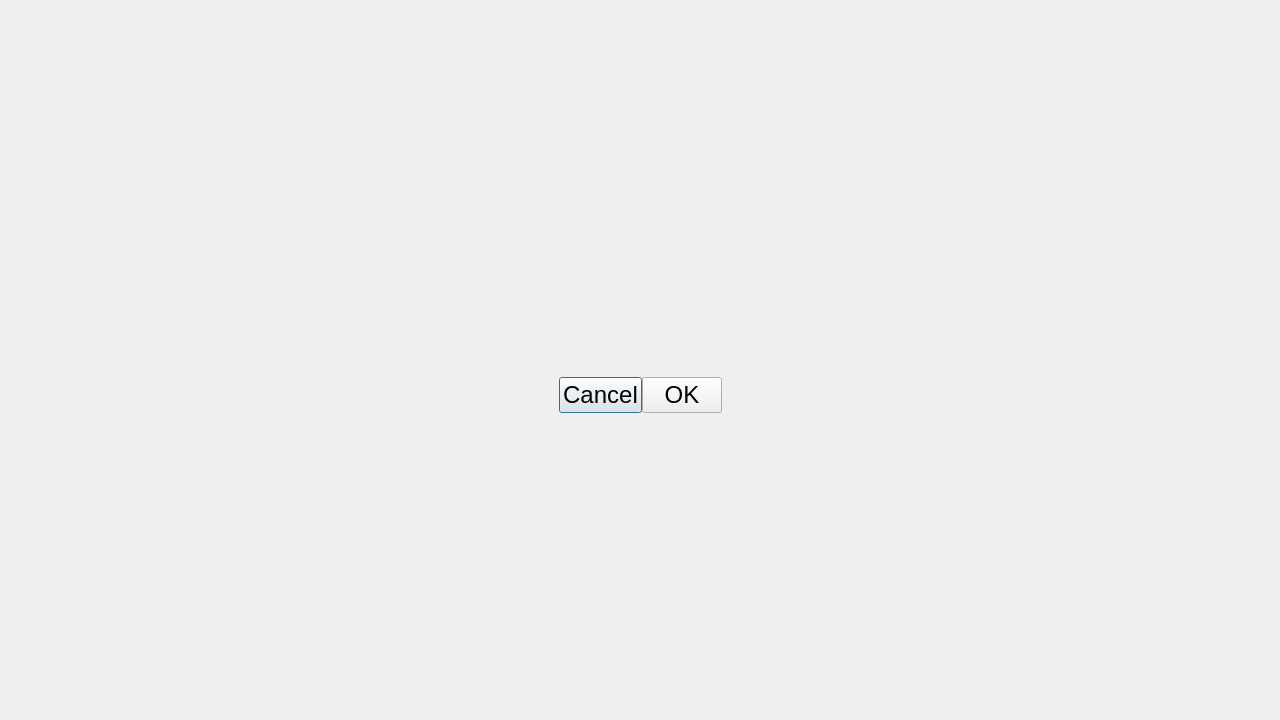
<?xml version="1.0" encoding="UTF-8"?>
<ui version="4.0">
 <class>OverlayDialog</class>
 <widget class="QDialog" name="OverlayDialog">
  <property name="geometry">
   <rect>
    <x>0</x>
    <y>0</y>
    <width>1280</width>
    <height>720</height>
   </rect>
  </property>
  <property name="windowTitle">
   <string>Dialog</string>
  </property>
  <property name="styleSheet">
   <string notr="true"/>
  </property>
  <layout class="QVBoxLayout" name="verticalLayout">
   <property name="spacing">
    <number>0</number>
   </property>
   <property name="leftMargin">
    <number>0</number>
   </property>
   <property name="topMargin">
    <number>0</number>
   </property>
   <property name="rightMargin">
    <number>0</number>
   </property>
   <property name="bottomMargin">
    <number>0</number>
   </property>
   <item>
    <widget class="QStackedWidget" name="stackedDialog">
     <property name="currentIndex">
      <number>0</number>
     </property>
     <widget class="QWidget" name="lineDialog">
      <layout class="QGridLayout" name="lineDialogGridLayout" rowstretch="1,0,1" columnstretch="1,0,1">
       <property name="leftMargin">
        <number>0</number>
       </property>
       <property name="topMargin">
        <number>0</number>
       </property>
       <property name="rightMargin">
        <number>0</number>
       </property>
       <property name="bottomMargin">
        <number>0</number>
       </property>
       <property name="spacing">
        <number>0</number>
       </property>
       <item row="1" column="1">
        <widget class="QWidget" name="contentDialog" native="true">
         <layout class="QVBoxLayout" name="verticalLayout_2">
          <property name="spacing">
           <number>10</number>
          </property>
          <property name="leftMargin">
           <number>40</number>
          </property>
          <property name="topMargin">
           <number>30</number>
          </property>
          <property name="rightMargin">
           <number>40</number>
          </property>
          <property name="bottomMargin">
           <number>30</number>
          </property>
          <item>
           <widget class="QLabel" name="label_title">
            <property name="font">
             <font>
              <pointsize>14</pointsize>
             </font>
            </property>
            <property name="alignment">
             <set>Qt::AlignBottom|Qt::AlignLeading|Qt::AlignLeft</set>
            </property>
           </widget>
          </item>
          <item>
           <widget class="QLabel" name="label_dialog">
            <property name="font">
             <font>
              <pointsize>18</pointsize>
             </font>
            </property>
            <property name="alignment">
             <set>Qt::AlignCenter</set>
            </property>
            <property name="wordWrap">
             <bool>true</bool>
            </property>
           </widget>
          </item>
          <item>
           <widget class="QWidget" name="buttonsDialog" native="true">
            <layout class="QHBoxLayout" name="horizontalLayout">
             <property name="spacing">
              <number>0</number>
             </property>
             <property name="leftMargin">
              <number>0</number>
             </property>
             <property name="topMargin">
              <number>0</number>
             </property>
             <property name="rightMargin">
              <number>0</number>
             </property>
             <property name="bottomMargin">
              <number>0</number>
             </property>
             <item>
              <widget class="QPushButton" name="button_cancel">
               <property name="sizePolicy">
                <sizepolicy hsizetype="Expanding" vsizetype="Expanding">
                 <horstretch>0</horstretch>
                 <verstretch>0</verstretch>
                </sizepolicy>
               </property>
               <property name="font">
                <font>
                 <pointsize>18</pointsize>
                </font>
               </property>
               <property name="text">
                <string>Cancel</string>
               </property>
              </widget>
             </item>
             <item>
              <widget class="QPushButton" name="button_ok_label">
               <property name="sizePolicy">
                <sizepolicy hsizetype="Expanding" vsizetype="Expanding">
                 <horstretch>0</horstretch>
                 <verstretch>0</verstretch>
                </sizepolicy>
               </property>
               <property name="font">
                <font>
                 <pointsize>18</pointsize>
                </font>
               </property>
               <property name="text">
                <string>OK</string>
               </property>
              </widget>
             </item>
            </layout>
           </widget>
          </item>
         </layout>
        </widget>
       </item>
       <item row="0" column="1">
        <spacer name="verticalSpacer">
         <property name="orientation">
          <enum>Qt::Vertical</enum>
         </property>
         <property name="sizeHint" stdset="0">
          <size>
           <width>20</width>
           <height>40</height>
          </size>
         </property>
        </spacer>
       </item>
       <item row="1" column="0">
        <spacer name="horizontalSpacer">
         <property name="orientation">
          <enum>Qt::Horizontal</enum>
         </property>
         <property name="sizeHint" stdset="0">
          <size>
           <width>40</width>
           <height>20</height>
          </size>
         </property>
        </spacer>
       </item>
       <item row="2" column="1">
        <spacer name="verticalSpacer_2">
         <property name="orientation">
          <enum>Qt::Vertical</enum>
         </property>
         <property name="sizeHint" stdset="0">
          <size>
           <width>20</width>
           <height>40</height>
          </size>
         </property>
        </spacer>
       </item>
       <item row="1" column="2">
        <spacer name="horizontalSpacer_2">
         <property name="orientation">
          <enum>Qt::Horizontal</enum>
         </property>
         <property name="sizeHint" stdset="0">
          <size>
           <width>40</width>
           <height>20</height>
          </size>
         </property>
        </spacer>
       </item>
      </layout>
     </widget>
     <widget class="QWidget" name="richDialog">
      <layout class="QGridLayout" name="richDialogGridLayout" rowstretch="1,0,1" columnstretch="1,0,1">
       <property name="leftMargin">
        <number>0</number>
       </property>
       <property name="topMargin">
        <number>0</number>
       </property>
       <property name="rightMargin">
        <number>0</number>
       </property>
       <property name="bottomMargin">
        <number>0</number>
       </property>
       <property name="spacing">
        <number>0</number>
       </property>
       <item row="1" column="0">
        <spacer name="horizontalSpacer_3">
         <property name="orientation">
          <enum>Qt::Horizontal</enum>
         </property>
         <property name="sizeHint" stdset="0">
          <size>
           <width>40</width>
           <height>20</height>
          </size>
         </property>
        </spacer>
       </item>
       <item row="2" column="1">
        <spacer name="verticalSpacer_4">
         <property name="orientation">
          <enum>Qt::Vertical</enum>
         </property>
         <property name="sizeHint" stdset="0">
          <size>
           <width>20</width>
           <height>40</height>
          </size>
         </property>
        </spacer>
       </item>
       <item row="0" column="1">
        <spacer name="verticalSpacer_3">
         <property name="orientation">
          <enum>Qt::Vertical</enum>
         </property>
         <property name="sizeHint" stdset="0">
          <size>
           <width>20</width>
           <height>40</height>
          </size>
         </property>
        </spacer>
       </item>
       <item row="1" column="1">
        <widget class="QWidget" name="contentRichDialog" native="true">
         <layout class="QVBoxLayout" name="verticalLayout_3">
          <property name="spacing">
           <number>10</number>
          </property>
          <property name="leftMargin">
           <number>40</number>
          </property>
          <property name="topMargin">
           <number>30</number>
          </property>
          <property name="rightMargin">
           <number>40</number>
          </property>
          <property name="bottomMargin">
           <number>30</number>
          </property>
          <item>
           <widget class="QLabel" name="label_title_rich">
            <property name="font">
             <font>
              <pointsize>14</pointsize>
             </font>
            </property>
            <property name="text">
             <string/>
            </property>
            <property name="alignment">
             <set>Qt::AlignBottom|Qt::AlignLeading|Qt::AlignLeft</set>
            </property>
           </widget>
          </item>
          <item>
           <widget class="QTextBrowser" name="text_browser_dialog">
            <property name="font">
             <font>
              <pointsize>18</pointsize>
             </font>
            </property>
            <property name="html">
             <string>&lt;!DOCTYPE HTML PUBLIC &quot;-//W3C//DTD HTML 4.0//EN&quot; &quot;http://www.w3.org/TR/REC-html40/strict.dtd&quot;&gt;
&lt;html&gt;&lt;head&gt;&lt;meta name=&quot;qrichtext&quot; content=&quot;1&quot; /&gt;&lt;style type=&quot;text/css&quot;&gt;
p, li { white-space: pre-wrap; }
&lt;/style&gt;&lt;/head&gt;&lt;body style=&quot; font-family:'MS Shell Dlg 2'; font-size:18pt; font-weight:400; font-style:normal;&quot;&gt;
&lt;p style=&quot;-qt-paragraph-type:empty; margin-top:0px; margin-bottom:0px; margin-left:0px; margin-right:0px; -qt-block-indent:0; text-indent:0px;&quot;&gt;&lt;br /&gt;&lt;/p&gt;&lt;/body&gt;&lt;/html&gt;</string>
            </property>
           </widget>
          </item>
          <item>
           <widget class="QWidget" name="buttonsRichDialog" native="true">
            <layout class="QHBoxLayout" name="horizontalLayout_2">
             <property name="spacing">
              <number>0</number>
             </property>
             <property name="leftMargin">
              <number>0</number>
             </property>
             <property name="topMargin">
              <number>0</number>
             </property>
             <property name="rightMargin">
              <number>0</number>
             </property>
             <property name="bottomMargin">
              <number>0</number>
             </property>
             <item>
              <widget class="QPushButton" name="button_cancel_rich">
               <property name="sizePolicy">
                <sizepolicy hsizetype="Expanding" vsizetype="Expanding">
                 <horstretch>0</horstretch>
                 <verstretch>0</verstretch>
                </sizepolicy>
               </property>
               <property name="font">
                <font>
                 <pointsize>18</pointsize>
                </font>
               </property>
               <property name="text">
                <string>Cancel</string>
               </property>
              </widget>
             </item>
             <item>
              <widget class="QPushButton" name="button_ok_rich">
               <property name="sizePolicy">
                <sizepolicy hsizetype="Expanding" vsizetype="Expanding">
                 <horstretch>0</horstretch>
                 <verstretch>0</verstretch>
                </sizepolicy>
               </property>
               <property name="font">
                <font>
                 <pointsize>18</pointsize>
                </font>
               </property>
               <property name="text">
                <string>OK</string>
               </property>
              </widget>
             </item>
            </layout>
           </widget>
          </item>
         </layout>
        </widget>
       </item>
       <item row="1" column="2">
        <spacer name="horizontalSpacer_4">
         <property name="orientation">
          <enum>Qt::Horizontal</enum>
         </property>
         <property name="sizeHint" stdset="0">
          <size>
           <width>40</width>
           <height>20</height>
          </size>
         </property>
        </spacer>
       </item>
      </layout>
     </widget>
    </widget>
   </item>
  </layout>
 </widget>
 <resources>
  <include location="../../../dist/icons/overlay/overlay.qrc"/>
 </resources>
 <connections/>
</ui>
